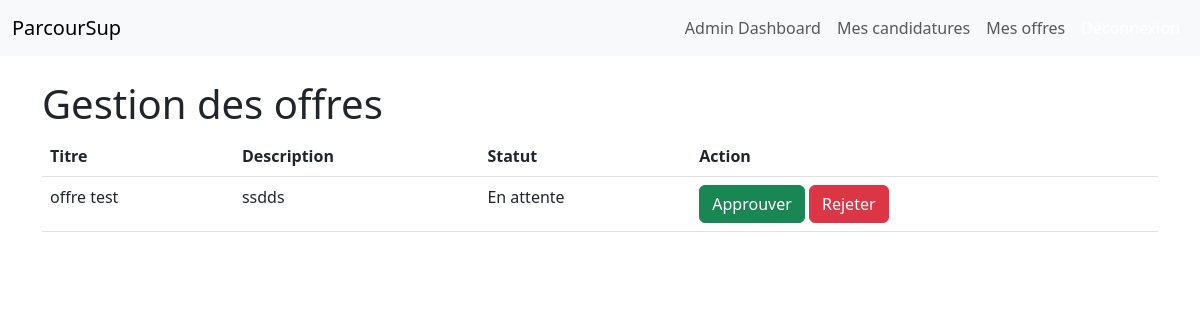
/admin_manage-offers/ (signed in), run on the app's committed database.
### Parcoursup/models.py (models this page shows, shortened)
class Offer(models.Model):
    title = models.CharField(max_length=255)
    description = models.TextField()
    image_url = models.URLField(max_length=200)  # Lien vers l'image
    category = models.CharField(max_length=100)  # Catégorie ou domaine
    is_approved = models.BooleanField(default=False)  # Statut de l'offre (validée ou non)
    added_by = models.ForeignKey(Etablissement, on_delete=models.CASCADE)  # Utilisateur qui a ajouté l'offre

### Parcoursup/views.py (the view)
# urls.py: path('admin_manage-offers/', views.manage_offers, name='manage_offers'),
@user_passes_test(is_admin)
def manage_offers(request):
    offers = Offer.objects.all()
    return render(request, 'manage_offers.html', {'offers': offers})

### Parcoursup/views.py (called while the page is built)
def is_admin(user):
    return user.is_superuser

### Parcoursup/templates/manage_offers.html
{% extends 'base.html' %}
{% block content %}
  <h1>Gestion des offres</h1>
  <table class="table">
    <thead>
      <tr>
        <th>Titre</th>
        <th>Description</th>
        <th>Statut</th>
        <th>Action</th>
      </tr>
    </thead>
    <tbody>
      {% for offer in offers %}
      <tr>
        <td>{{ offer.title }}</td>
        <td>{{ offer.description }}</td>
        <td>
          {% if offer.is_approved %}
            Approuvée
          {% else %}
            En attente
          {% endif %}
        </td>
        <td>
          <a href="{% url 'approve_offer' offer.id 'approve' %}" class="btn btn-success">Approuver</a>
          <a href="{% url 'approve_offer' offer.id 'reject' %}" class="btn btn-danger">Rejeter</a>
        </td>
      </tr>
      {% endfor %}
    </tbody>
  </table>
{% endblock %}

### data on the page
Offer: title "offre test", description "ssdds", is_approved "En attente"
